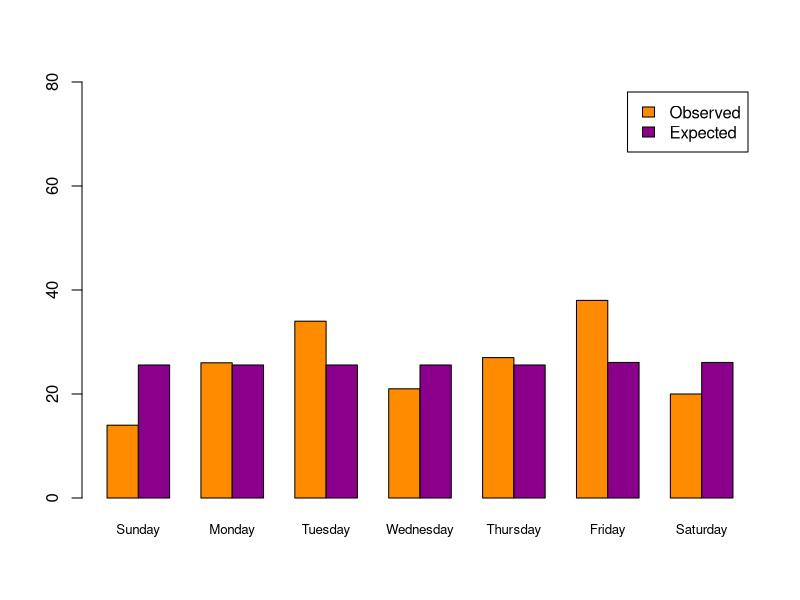

Reproduce this figure in R. (Note: this script raises an error after producing the figure.)
## ---- chunk 1

## ---- chunk 2
birthDayObserved <- c(14, 26, 34, 21, 27, 38, 20) # observed counts
## ---- chunk 3
Null.Proportions <- c(52/366, 52/366, 52/366, 52/366, 52/366, 53/366, 53/366)
Null.Proportions
sum(Null.Proportions)
## ---- chunk 4
birthDayExpected <- Null.Proportions * sum(birthDayObserved)
birthDayExpected 
## ---- chunk 5
# combine data; row 1 is observed, row 2 is expected
birthData <- rbind(birthDayObserved, birthDayExpected) 
# give the table column names
colnames(birthData)<- c("Sunday","Monday", "Tuesday", "Wednesday", "Thursday", "Friday", "Saturday")
birthData
## ---- chunk 6
colors<-c("darkorange", "darkmagenta")
barplot(height = birthData, beside=TRUE, cex.names = 0.8, ylim = c(0,80),
        legend = c("Observed", "Expected"), col=colors)
## ---- chunk 7
chisq.test(x = birthDayObserved, p = Null.Proportions)
## ---- chunk 8

## ---- chunk 9
fishTable <- table(fish$infection, fish$fate)
addmargins(fishTable)
## ---- chunk 10
mosaicplot( fishTable, col = c("firebrick", "pink"), cex.axis = 1, 
            sub = "Infection level", ylab = "Relative frequency", 
            main = "Infection status and fish fate")
## ---- chunk 11
FishChiTest <- chisq.test(y = fish$fate, x = fish$infection, correct = FALSE)
FishChiTest
## ---- chunk 12
FishChiTest$expected
## ---- chunk 13
# These first few lines utilize the familiar which() function
fish$infection2 <- "yes" 
uninfected_indices <- which(fish$infection == "uninfected") 
fish$infection2[uninfected_indices] = "no"

# Or, use this one-liner to do the same thing using
fish$infection2<-ifelse(fish$infection == "uninfected", "no", "yes") 

# Then analyze as...
FishChiTest <- chisq.test(y = fish$fate, x = fish$infection2, correct = FALSE)
FishChiTest
FishChiTest$expected

## ---- chunk 14
# your code here


## ---- chunk 15
# your code here


## ---- chunk 16

#your code here

